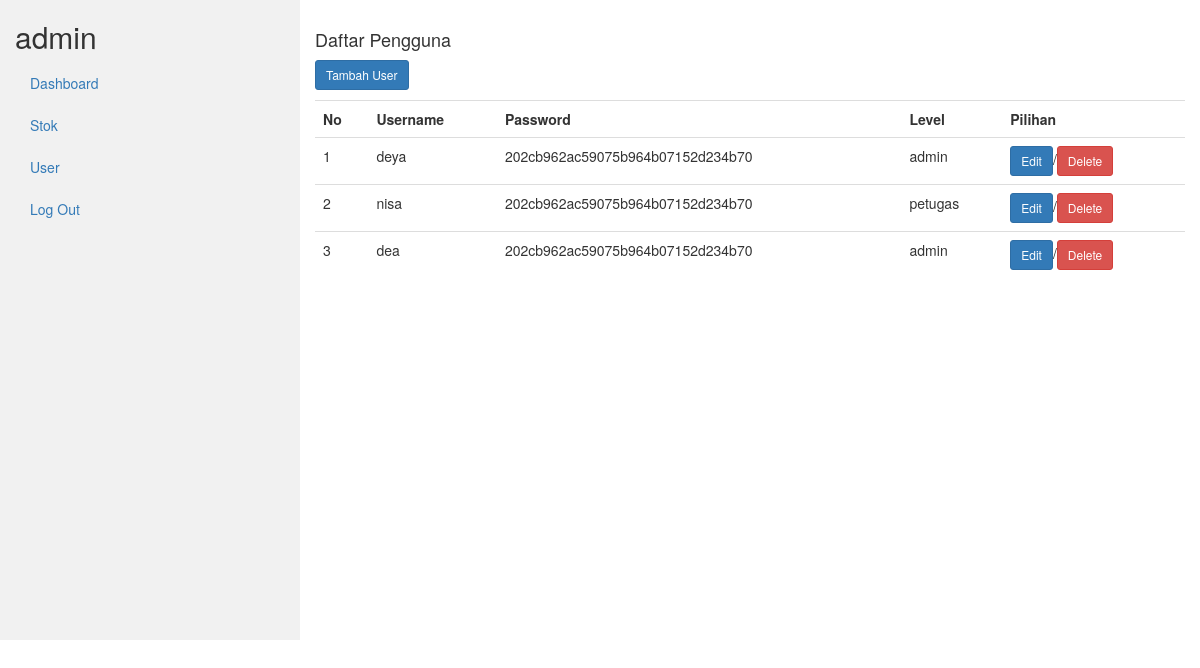
The app's page /petugas/index.php?page=user (signed in) with its own data.
### tables this page shows
CREATE TABLE `kasir_user` (
  `UserID` int(11) NOT NULL,
  `Nama_user` varchar(255) NOT NULL,
  `Password` varchar(255) NOT NULL,
  `level` enum('admin','petugas') NOT NULL
);

### petugas/user.php (the view, shortened to what this page needs)
<div class="row">
        <div class="col-lg-12 grid-margin stretch-card">
              <div class="card">
                <div class="card-body">
                <h4 class="card-title">Daftar Pengguna</h4>
                    <p class="card-description">
                        <?php if ($_SESSION['level'] == 'admin') { ?>
                            <a href="?page=tambah-user" class="btn btn-primary btn-icon-split btn-sm">Tambah User </a>
                            <?php } ?>
                    </p>
                    <div class="table-responsive">
                        <table class="table" id="dataTable" width="100%" cellspacing="0">
                                    <tr>
                                        <th>No</th>
                                        <th>Username</th>
                                        <th>Password</th>
                                        <th>Level</th>
                                        <?php if ($_SESSION['level'] == "admin") { ?>
                                        <th>Pilihan</th>
                                        <?php } ?>
                                    </tr>
                                <body>
                                <?php
                                    $no = 1;
                                    $sql = $koneksi->query("SELECT * FROM kasir_user");
                                    while ($data= $sql->fetch_assoc()) {
                                ?>
                                <tr>
                                    <td><?php echo $no++ ?></td>
                                    <td><?php echo $data['Nama_user']; ?></td>
                                    <td><?php echo $data['Password']; ?></td>
                                    <td><?php echo $data['level']; ?></td>
                                    <?php if ($_SESSION['level'] == "admin") { ?>
                                    <td><a type='button' href='?page=edit-user&UserID=<?= $data['UserID']; ?>' class='btn btn-sm btn-primary'>Edit</a>/<a type='button' href='?page=hapus-user&UserID=<?= $data['UserID']; ?>' class='btn btn-sm btn-danger'>Delete</a></td>
                                    <?php } ?>
                                </tr>
                                <?php } ?>
                        </table>
                    </div>
                </div>
            </div>
        </div>
    </div>

### petugas/index.php (shortened to what this page needs)
<?php
include "../koneksi/koneksi.php";
?>
<!DOCTYPE html>
<html lang="en">
<head>
    <link rel="stylesheet" href="../bootstrap-5.3.2-dist/bootstrap.min.css">
</head>
<body>
<div class="container-fluid">
  <div class="row content">
    <div class="col-sm-3 sidenav hidden-xs">
    <h2><?php echo $_SESSION['level'] ?></h2>
      <ul class="nav nav-pills nav-stacked">
        <li><a href="index.php">Dashboard</a></li>
        <li><a href="?page=stok">Stok</a></li>
        <li><a href="?page=user">User</a></li>
        <li><a href="?page=logout">Log Out</a></li>
      </ul><br>
    </div>
    <br>
    <div class="col-sm-9">
        <?php
            if (isset($_GET['page'])) {
                $laman = $_GET['page'];
                switch ($laman) {
                    case 'user':
                        include "user.php";
                        break;
                }
            }
            else {
                include "dashboard.php";
            }
        ?>
    </div>
  </div>
</div>
</body>
</html>

### petugas/index.php (style rules this page uses)
.row.content { height: 640px }
.sidenav { background-color: #f1f1f1; height: 100%; }

### records on screen
kasir_user: Nama_user "deya", Password "202cb962ac59075b964b07152d234b70", level "admin"
kasir_user: Nama_user "nisa", Password "202cb962ac59075b964b07152d234b70", level "petugas"
kasir_user: Nama_user "dea", Password "202cb962ac59075b964b07152d234b70", level "admin"

### other values on screen
$_SESSION['level'] "admin"
